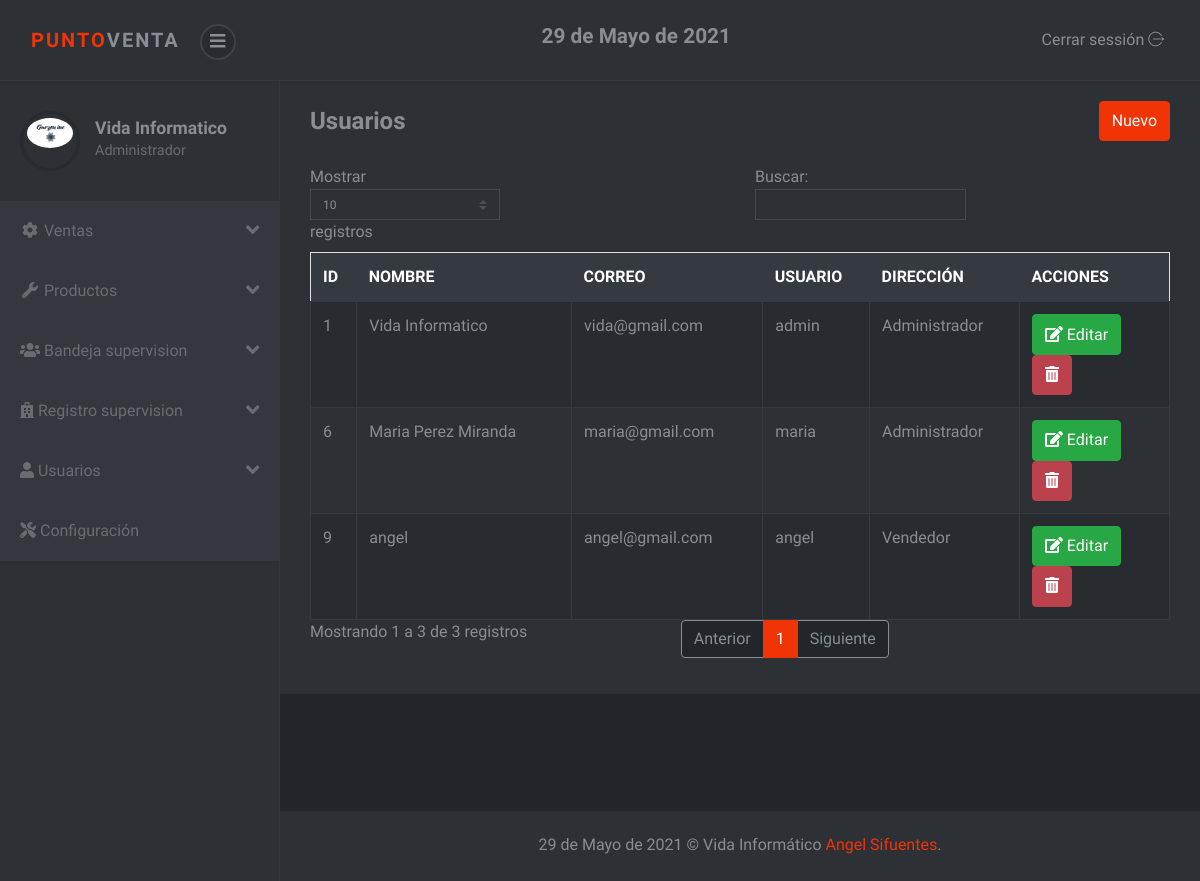
The page /sistema/lista_usuarios.php (signed in) on the database its author committed.
### tables this page shows
CREATE TABLE `usuario` (
  `idusuario` int(11) NOT NULL,
  `nombre` varchar(100) NOT NULL,
  `correo` varchar(100) NOT NULL,
  `usuario` varchar(20) NOT NULL,
  `clave` varchar(50) NOT NULL,
  `rol` int(11) NOT NULL
);

CREATE TABLE `rol` (
  `idrol` int(11) NOT NULL,
  `rol` varchar(50) NOT NULL
);

### sistema/lista_usuarios.php (the view)
<?php include_once "includes/header.php"; ?>
<div class="container-fluid">
	<div class="d-sm-flex align-items-center justify-content-between mb-4">
		<h1 class="h3 mb-0 text-gray-800">Usuarios</h1>
		<?php if ($_SESSION['rol'] == 1) { ?>
		<a href="registro_usuario.php" class="btn btn-primary">Nuevo</a>
		<?php } ?>
	</div>
	<div class="row">
		<div class="col-lg-12">
			<div class="table-responsive">
				<table class="table table-striped table-bordered" id="table">
					<thead class="thead-dark">
						<tr>
							<th>ID</th>
							<th>NOMBRE</th>
							<th>CORREO</th>
							<th>USUARIO</th>
							<th>DIRECCIÓN</th>
							<?php if ($_SESSION['rol'] == 1) { ?>
							<th>ACCIONES</th>
							<?php }?>
						</tr>
					</thead>
					<tbody>
						<?php
						include "../conexion.php";
						$query = mysqli_query($conexion, "SELECT u.idusuario, u.nombre, u.correo, u.usuario, r.rol FROM usuario u INNER JOIN rol r ON u.rol = r.idrol");
						$result = mysqli_num_rows($query);
						if ($result > 0) {
							while ($data = mysqli_fetch_assoc($query)) { ?>
								<tr>
									<td><?php echo $data['idusuario']; ?></td>
									<td><?php echo $data['nombre']; ?></td>
									<td><?php echo $data['correo']; ?></td>
									<td><?php echo $data['usuario']; ?></td>
									<td><?php echo $data['rol']; ?></td>
									<?php if ($_SESSION['rol'] == 1) { ?>
									<td>
										<a href="editar_usuario.php?id=<?php echo $data['idusuario']; ?>" class="btn btn-success"><i class='fas fa-edit'></i> Editar</a>
										<form action="eliminar_usuario.php?id=<?php echo $data['idusuario']; ?>" method="post" class="confirmar d-inline">
											<button class="btn btn-danger" type="submit"><i class='fas fa-trash-alt'></i> </button>
										</form>
									</td>
									<?php } ?>
								</tr>
						<?php }
						} ?>
					</tbody>
				</table>
			</div>
		</div>
	</div>
</div>
<?php include_once "includes/footer.php"; ?>

### sistema/includes/header.php (shortened to what this page needs)
<?php
include "includes/functions.php";
?>
<!DOCTYPE html>
<html>
<head>
	<link rel="stylesheet" href="vendor/bootstrap/css/bootstrap.min.css">
	<link rel="stylesheet" href="css/font.css">
	<link rel="stylesheet" href="css/style.violet.css" id="theme-stylesheet">
	<link rel="stylesheet" href="css/custom.css">
</head>
<body>
	<header class="header">
		<nav class="navbar navbar-expand-lg">
			<div class="container-fluid d-flex align-items-center justify-content-between">
				<div class="navbar-header">
					<a href="index.php" class="navbar-brand">
						<div class="brand-text brand-big visible text-uppercase"><strong class="text-primary">Punto</strong><strong>Venta</strong></div>
					</a>
					<button class="sidebar-toggle"><i class="fas fa-bars"></i></button>
				</div>
				<h4><?php echo fechaPeru(); ?></h4>
				<div class="right-menu list-inline no-margin-bottom">
					<div class="list-inline-item logout"> <a id="logout" href="salir.php" class="nav-link"> <span class="d-none d-sm-inline">Cerrar sessión </span><i class="icon-logout"></i></a></div>
				</div>
			</div>
		</nav>
	</header>
	<div class="d-flex align-items-stretch">
		<nav id="sidebar">
			<div class="sidebar-header d-flex align-items-center">
				<div class="avatar"><img src="img/logo1.jpg" alt="..." class="img-fluid rounded-circle"></div>
				<div class="title">
					<h1 class="h5"><?php echo $_SESSION['nombre']; ?></h1>
					<p><?php if ($_SESSION['rol'] == 1) {
							echo "Administrador";
						} else {
							echo "Vendedor";
						} ?></p>
				</div>
			</div>
			<ul class="navbar-nav bg-gradient-primary sidebar sidebar-dark accordion" id="accordionSidebar">
				<li class="nav-item">
					<a class="nav-link collapsed" href="#" data-toggle="collapse" data-target="#collapseTwo" aria-expanded="true" aria-controls="collapseTwo">
						<i class="fas fa-fw fa-cog"></i>
						<span>Ventas</span>
						<i class="fas fa-angle-down fa-lg float-right"></i>
					</a>
				</li>
				<li class="nav-item">
					<a class="nav-link collapsed" href="#" data-toggle="collapse" data-target="#collapseUtilities" aria-expanded="true" aria-controls="collapseUtilities">
						<i class="fas fa-fw fa-wrench"></i>
						<span>Productos</span>
						<i class="fas fa-angle-down fa-lg float-right"></i>
					</a>
				</li>
				<li class="nav-item">
					<a class="nav-link collapsed" href="#" data-toggle="collapse" data-target="#collapseClientes" aria-expanded="true" aria-controls="collapseUtilities">
						<i class="fas fa-users"></i>
						<span>Bandeja supervision</span>
						<i class="fas fa-angle-down fa-lg float-right"></i>
					</a>
				</li>
				<li class="nav-item">
					<a class="nav-link collapsed" href="#" data-toggle="collapse" data-target="#collapseProveedor" aria-expanded="true" aria-controls="collapseUtilities">
						<i class="fas fa-hospital"></i>
						<span>Registro supervision</span>
						<i class="fas fa-angle-down fa-lg float-right"></i>
					</a>
				</li>
				<?php if ($_SESSION['rol'] == 1) { ?>
					<li class="nav-item">
						<a class="nav-link" href="#" data-toggle="collapse" data-target="#collapseUsuarios" aria-expanded="true">
							<i class="fas fa-user"></i>
							<span>Usuarios</span>
							<i class="fas fa-angle-down fa-lg float-right"></i>
						</a>
					</li>
				<?php } ?>
				<li class="nav-item">
					<a class="nav-link" href="configuracion.php" aria-expanded="true">
						<i class="fas fa-tools"></i>
						<span>Configuración</span>
					</a>
				</li>
			</ul>
		</nav>
		<div class="page-content">
			<div class="page-header">

### sistema/includes/footer.php (shortened to what this page needs)
</div>
<footer class="footer">
  <div class="footer__block block no-margin-bottom">
    <div class="container-fluid text-center">
      <p class="no-margin-bottom"><?php echo fechaPeru(); ?> &copy; Vida Informático <a href="https://angelsifuentes.com">Angel Sifuentes</a>.</p>
    </div>
  </div>
</footer>
</div>
</div>
</body>
</html>

### sistema/css/style.violet.css (style rules this page uses)
body { position: relative; }
a { -webkit-transition: all 0.3s; transition: all 0.3s; display: inline-block; }
.text-uppercase { letter-spacing: 0.1em; }
p { line-height: 1.7; }
button { cursor: pointer; }
i, span, strong { display: inline-block; }
.no-margin-bottom { margin-bottom: 0 !important; }
.block { padding: 20px; background: #2d3035; color: #8a8d93; margin-bottom: 30px; }
.page-content { position: relative; background: #22252a; min-height: 100vh; width: calc(100% - 280px); padding: 0; padding-bottom: 70px; }
.page-header { padding: 20px 15px; background: #2d3035; color: #8a8d93; margin-bottom: 30px; }
.footer { position: absolute; bottom: 0; width: 100%; }
.footer .footer__block { min-height: 70px; }
i[class*='icon-'] { -webkit-transform: translateY(2px); transform: translateY(2px); }
nav.navbar { background: #2d3035; color: #8a8d93; padding-top: 20px; padding-bottom: 20px; border-bottom: 1px solid #34373d; z-index: 10; }
nav.navbar .sidebar-toggle { width: 36px; height: 36px; line-height: 29px; text-align: center; border-radius: 50%; background: #282b2f; color: #8a8d93; font-size: 1.1rem; border: 2px solid #3d4148; outline: none; }
nav.navbar a { color: inherit; }
nav.navbar .brand-text { display: none; font-weight: 700; }
nav.navbar .brand-text.visible { display: block; }
nav.navbar a.nav-link { padding: .5rem .3rem; position: relative; }
nav#sidebar { width: 280px; background: #2d3035; color: #6a6c70; border-right: 1px solid #34373d; }
nav#sidebar a { color: inherit; text-decoration: none; position: relative; }
nav#sidebar a[aria-expanded="true"] { background: #34373d; }
nav#sidebar .sidebar-header { padding: 30px 20px; }
nav#sidebar .sidebar-header h1, nav#sidebar .sidebar-header p { margin-bottom: 0; }
nav#sidebar .sidebar-header h1 { color: #8a8d93; }
nav#sidebar .sidebar-header p { font-size: 0.9rem; }
nav#sidebar .avatar { width: 60px; height: 60px; border-radius: 50%; overflow: hidden; margin-right: 15px; background: none; padding: 4px; border: 3px solid #282b2f; }
nav#sidebar ul { max-height: none; }
nav#sidebar li { position: relative; }
nav#sidebar li a { padding: 18px 20px; display: block; font-weight: 400; }
nav#sidebar li::before { content: ''; width: 2px; height: 100%; background: none; display: block; position: absolute; top: 0; left: 0; z-index: 99; }
button, input[type='submit'] { cursor: pointer; font-family: inherit; font-weight: 300 !important; }
.table { margin-bottom: 0; color: #8a8d93; }
.table td, .table th { border-color: #343a40; }
.table thead th { border: none; }
.table-striped tbody tr { -webkit-transition: all 0.3s; transition: all 0.3s; }
.table-striped tbody tr:nth-of-type(odd) { background-color: #282b2f; }
.table-bordered td, .table-bordered th { border-color: #343a40; }
.navbar { padding: 0.5rem 1rem; }
.navbar-brand { display: inline-block; padding-top: 0.3125rem; padding-bottom: 0.3125rem; margin-right: 1rem; font-size: 1.25rem; }
.btn { font-weight: 400; border: 1px solid transparent; padding: 0.45rem 0.75rem; font-size: 1rem; line-height: 1.5; border-radius: 0.25rem; -webkit-transition: color 0.15s ease-in-out, background-color 0.15s ease-in-out, border-color 0.15s ease-in-out, -webkit-box-shadow 0.15s ease-in-out; transition: color 0.15s ease-in-out, background-color 0.15s ease-in-out, border-color 0.15s ease-in-out, -webkit-box-shadow 0.15s ease-in-out; transition: color 0.15s ease-in-out, background-color 0.15s ease-in-out, border-color 0.15s ease-in-out, box-shadow 0.15s ease-in-out; transition: color 0.15s ease-in-out, background-color 0.15s ease-in-out, border-color 0.15s ease-in-out, box-shadow 0.15s ease-in-out, -webkit-box-shadow 0.15s ease-in-out; }
.btn-primary { color: color-yiq(#f03406); background-color: #f03406; border-color: #f03406; }
.btn-success { color: color-yiq(#28a745); background-color: #28a745; border-color: #28a745; }
.btn-danger { color: color-yiq(#bb414d); background-color: #bb414d; border-color: #bb414d; }
body { font-family: "Muli", sans-serif; font-size: 1rem; font-weight: 400; line-height: 1.5; color: #8a8d93; background-color: #fff; }
a { color: #f03406; text-decoration: none; }
h1, h2, h3, h4, h5, h6, .h1, .h2, .h3, .h4, .h5, .h6 { margin-bottom: 0.5rem; font-family: inherit; font-weight: 700; line-height: 1.2; color: inherit; }
h1, .h1 { font-size: 2.5rem; }
h3, .h3 { font-size: 1.5rem; }
h4, .h4 { font-size: 1.3rem; }
h5, .h5 { font-size: 1.1rem; }
.text-primary { color: #f03406 !important; }
.nav-link { padding: 0.5rem 1rem; }

### rows shown on the page
usuario: idusuario "1", nombre "Vida Informatico", correo "vida@gmail.com", usuario "admin", rol.rol "Administrador"
usuario: idusuario "6", nombre "Maria Perez Miranda", correo "maria@gmail.com", usuario "maria", rol.rol "Administrador"
usuario: idusuario "9", nombre "angel", correo "angel@gmail.com", usuario "angel", rol.rol "Vendedor"

### other values the page prints
fechaPeru() "29 de Mayo de 2021"
$_SESSION['nombre'] "Vida Informatico"
